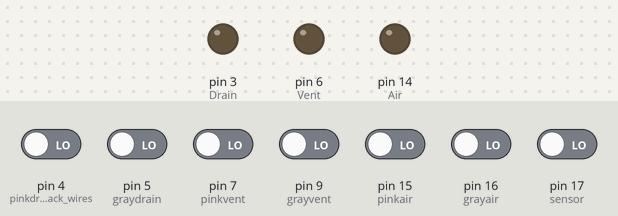
The sketch below on a simulated Arduino Uno, built with avr-gcc and run on an emulated ATmega328P. Shown: output pins drawn as LEDs (lit = HIGH). Inputs (shaded band) come from the test bench; at power-on: pin 4 (pinkdrain--feedback_wires), pin 5 (graydrain), pin 7 (pinkvent), pin 9 (grayvent), pin 15 (pinkair), pin 16 (grayair), pin 17 (sensor) LOW.

Above: at 1.8 s.
1.9 s: pin 17 (sensor) driven HIGH
At 2.3 s:
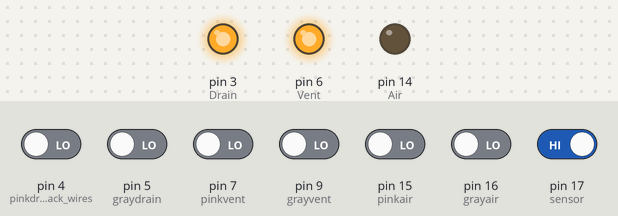
3.5 s: pin 5 (graydrain) driven HIGH and pin 9 (grayvent) driven HIGH
At 4.7 s:
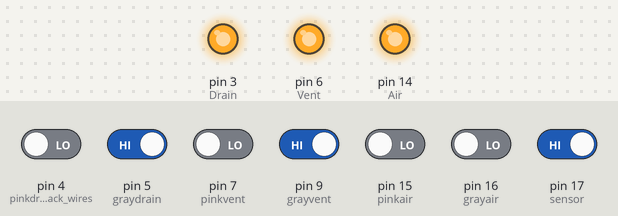
Timing chart, 0 to 6.5 s (numbered marks = the images above; inputs shaded):
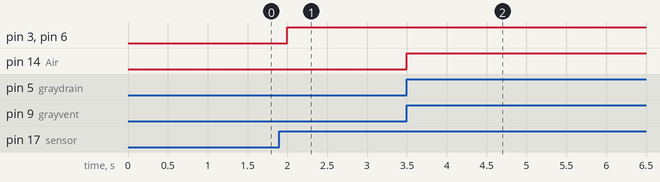

The sketch:

Undershowervalveandsensor.ino
```cpp
//code for operation of system under sinks, shower and laundry in Alaska Sewer and Water challenge UAA team Pilot study
int emptytime = 20000;//time to empty different per container
int wooshtime = 10000;
unsigned long timeofempty = 0;
int trigger = 0;

void setup() {
  // put your setup code here, to run once:
//Serial.begin(9600);
    pinMode(3, OUTPUT);//Drain
    pinMode(4, INPUT);//pinkdrain--feedback wires representing open and closed
    pinMode(5, INPUT);//graydrain
    pinMode(6, OUTPUT);//Vent
    pinMode(7, INPUT);//pinkvent
    pinMode(9, INPUT);//grayvent
    pinMode(14, OUTPUT);//Air
    pinMode(15, INPUT);//pinkair
    pinMode(16, INPUT);//grayair

    pinMode(17, INPUT);//sensor
}

void empty(){
    int pinkdrain=digitalRead(4);
    int graydrain=digitalRead(5);
    int pinkvent=digitalRead(7);
    int grayvent=digitalRead(9);
    int pinkair=digitalRead(15);
    int grayair=digitalRead(16);
    bool valveCheck = false;

    Serial.println("emptying");
    digitalWrite(3, HIGH);//drain
    digitalWrite(6, HIGH);//Vent
    while(valveCheck == false){ //wait for drain and vent valves to be closed
      pinkdrain=digitalRead(4);
      graydrain=digitalRead(5);
      pinkvent=digitalRead(7);
      grayvent=digitalRead(9);
      if ((graydrain==1) && (pinkdrain ==0) && (grayvent==1) && (pinkvent ==0)){
        valveCheck = true;
      }
    }
    valveCheck = false;

    digitalWrite(14, HIGH);//air
    delay(emptytime);//time to empty set at top of code
    delay(emptytime);
    delay(emptytime);
    delay(emptytime);
    delay(emptytime);
    delay(emptytime);
    delay(emptytime);//2min20sec

    digitalWrite(14, LOW);//air
    while(valveCheck == false){ //wait for air to be closed
      pinkair=digitalRead(15);
      grayair=digitalRead(16);
      if ((pinkair==1) && (grayair==0)){
        valveCheck = true;
      }
    }
    valveCheck = false;
    delay(wooshtime);//time for pressure o dissipate

    digitalWrite(6, LOW);//vent//when air is closed, open vent release pressrue
    while(valveCheck == false){
      pinkvent=digitalRead(7);
      grayvent=digitalRead(9);
      if ((pinkvent==1) && (grayvent==0)){
        valveCheck = true;
      }
    }
    valveCheck = false;

    digitalWrite(3, LOW);//drain
    while(valveCheck == false){
      pinkdrain=digitalRead(4);
      graydrain=digitalRead(5);
      if ((pinkdrain==1) && (graydrain==0)){
        valveCheck = true;
      }
    }
    valveCheck = false;
}

void loop() {
  delay(500);
  int sensorValue = digitalRead(17);
  unsigned long t = millis();
  //status();//subroutine to read status of valves shown at bottom of code
//Serial.print(sensorValue);
//    digitalWrite(3, HIGH);//drain
//    digitalWrite(6, HIGH);//Vent
//    digitalWrite(14, HIGH);//air
sensorValue = digitalRead(17);
if (sensorValue == 1)
  {
    trigger = 1;
    empty();
    timeofempty = millis();
}
else if (trigger == 1 && (t - timeofempty) >= 240000)
  {
    trigger = 0;
    empty();
}

}
/*
void status(){delay(500);
  int pinkdrain=digitalRead(4);
  int graydrain=digitalRead(5);
  int pinkvent=digitalRead(7);
  int grayvent=digitalRead(9);
  int pinkair=digitalRead(15);
  int grayair=digitalRead(16);


  Serial.print("Status -->  ");

  Serial.print("DRAIN");
  if ((pinkdrain==1) && (graydrain==0))
  {Serial.print(": open; ");
  }//Drain is open
  else if ((graydrain==1) && (pinkdrain ==0))
  {Serial.print(": closed; ");
  }//drain is closed
  else{
  Serial.print(": moving; ");//drain valve is moving
  }

  Serial.print("COMPRESSED AIR");
  if ((pinkair==1) && (grayair==0))
  {Serial.print(": closed; ");
  }//air is closed
  else if ((grayair==1) && (pinkair ==0))
  {Serial.print(": open; ");
  }//air is open
  else{
  Serial.print(": moving; ");//valve is moving
  }

  Serial.print("VENT");
  if ((pinkvent==1) && (grayvent==0))
  {Serial.print(": open; ");
  }//vent is open
  else if ((grayvent==1) && (pinkvent ==0))
  {Serial.print(": closed; ");
  }//vent is closed
  else{
  Serial.print(": moving; ");//valve is moving
  }

  Serial.println();
  }

*/
```

Measured:
- after the input at 1.9 s, pin 3 (Drain), pin 6 (Vent): LOW → HIGH after 0.10 s
- after the input at 3.5 s, pin 14 (Air): LOW → HIGH at once
